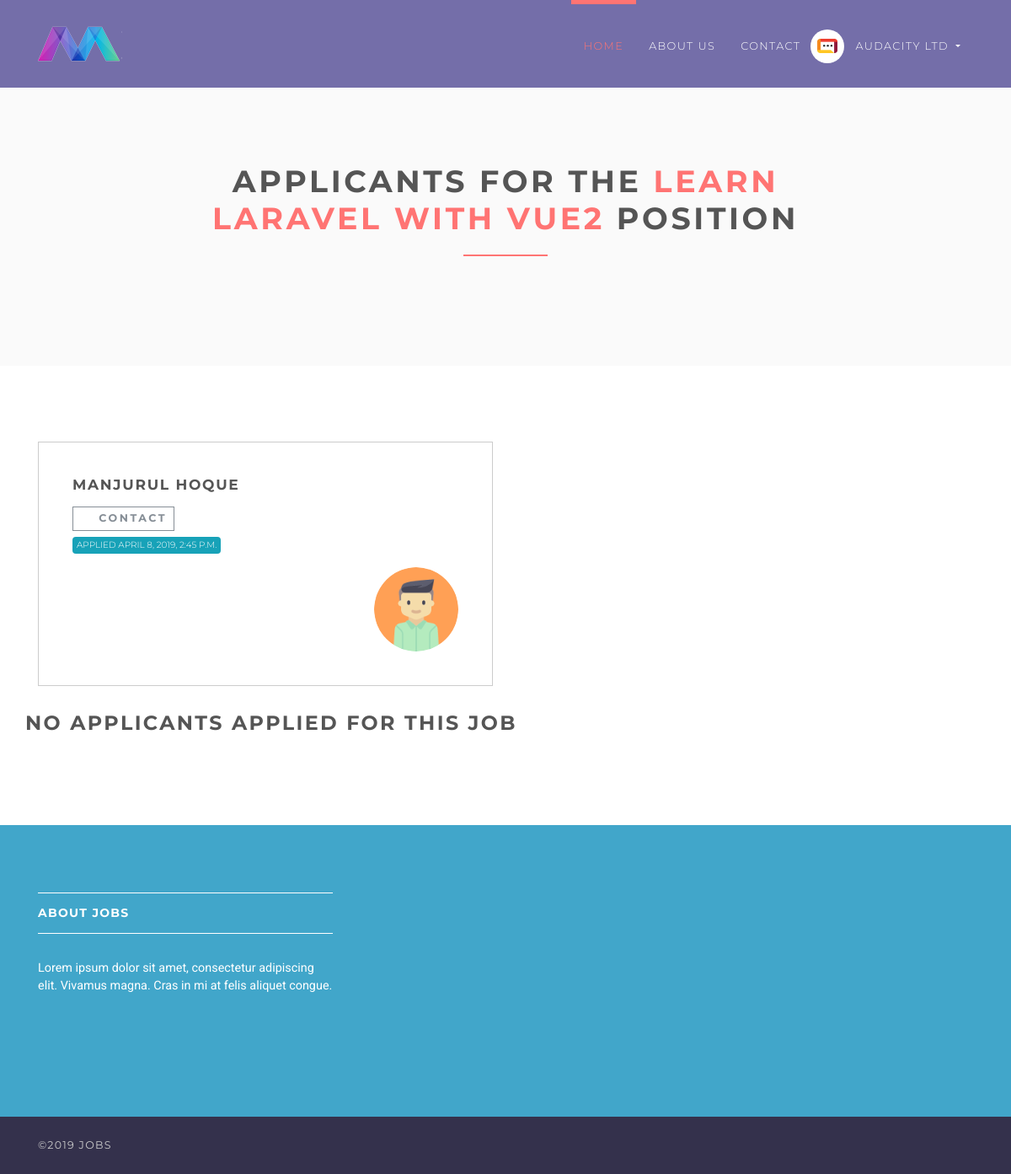
The page /employer/dashboard/applicants/1 (signed in) on the database its author committed.
### accounts/models.py (models this page shows, shortened)
class User(AbstractUser):
    username = None
    role = models.CharField(max_length=12, error_messages={
        'required': "Role must be provided"
    })
    gender = models.CharField(max_length=10, blank=True, null=True, default="")
    email = models.EmailField(unique=True, blank=False,
                              error_messages={
                                  'unique': "A user with that email already exists.",
                              })
    USERNAME_FIELD = "email"
    REQUIRED_FIELDS = []
    objects = UserManager()

### jobsapp/models.py (models this page shows, shortened)
class Job(models.Model):
    user = models.ForeignKey(User, on_delete=models.CASCADE)
    title = models.CharField(max_length=300)
    description = models.TextField()
    location = models.CharField(max_length=150)
    type = models.CharField(choices=JOB_TYPE, max_length=10)
    category = models.CharField(max_length=100)
    last_date = models.DateTimeField()
    company_name = models.CharField(max_length=100)
    company_description = models.CharField(max_length=300)
    website = models.CharField(max_length=100, default="")
    created_at = models.DateTimeField(default=timezone.now)
    filled = models.BooleanField(default=False)
    salary = models.IntegerField(default=0, blank=True)

class Applicant(models.Model):
    user = models.ForeignKey(User, on_delete=models.CASCADE)
    job = models.ForeignKey(Job, on_delete=models.CASCADE, related_name='applicants')
    created_at = models.DateTimeField(default=timezone.now)

### jobsapp/views/employer.py (the view)
# urls.py: path('applicants/<int:job_id>', ApplicantPerJobView.as_view(), name='employer-dashboard-applicants'),
class ApplicantPerJobView(ListView):
    model = Applicant
    template_name = 'jobs/employer/applicants.html'
    context_object_name = 'applicants'
    paginate_by = 1
    @method_decorator(login_required(login_url=reverse_lazy('accounts:login')))
    @method_decorator(user_is_employer)
    def dispatch(self, request, *args, **kwargs):
        return super().dispatch(self.request, *args, **kwargs)
    def get_queryset(self):
        return Applicant.objects.filter(job_id=self.kwargs['job_id']).order_by('id')
    def get_context_data(self, **kwargs):
        context = super().get_context_data(**kwargs)
        context['job'] = Job.objects.get(id=self.kwargs['job_id'])
        return context

### templates/jobs/employer/applicants.html (shortened to what this page needs)
{% extends 'base.html' %}
{% load static %}
{% block content %}
    <section class="bg-light-gray">
        <div class="container">
            <div class="row">
                <div class="col-lg-8 mx-auto">
                    <h1 class="heading">Applicants for the <span class="accent">{{ job.title }}</span> position</h1>
                </div>
            </div>
        </div>
    </section>
    <section>
        <div class="container">
            <div class="row">
                {% for applicant in applicants %}
                    <div class="col-lg-6">
                        <div class="box applicant">
                            <h4>{{ applicant.user.get_full_name }}</h4>
                            <a href="#" data-toggle="modal" data-target="#contact-modal"
                               class="btn btn-outline-white-secondary btn-sm">
                                <i class="fa fa-envelope"></i>Contact
                            </a>
                            <p>
                                <span class="badge badge-info">Applied {{ applicant.created_at.astimezone }}</span>
                            </p>
                            <div class="d-flex justify-content-between">
                                <p class="intro"></p>
                                <div class="image">
                                    <img src="{% static 'img/avatar.png' %}" alt=""
                                         class="img-fluid rounded-circle">
                                </div>
                            </div>
                        </div>
                    </div>
                {% endfor %}
                {% if is_paginated %}
                    <div class="row">
                        <div class="col-md-12">
                            <nav aria-label="Page navigation example" class="d-flex justify-content-center mt-4 mb-4">
                                <ul class="pagination">
                                    {% if page_obj.has_previous %}
                                        <li class="page-item">
                                            <a href="?page={{ page_obj.previous_page_number }}"
                                               class="page-link">&laquo;</a>
                                        </li>
                                    {% else %}
                                        <li class="page-item disabled">
                                            <a class="page-link">&laquo;</a>
                                        </li>
                                    {% endif %}
                                    {% for i in page_obj.paginator.page_range %}
                                        {% if page_obj.number == i %}
                                            <li class="page-item active">
                                                <a class="page-link">{{ i }}</a>
                                            </li>
                                        {% else %}
                                            <li class="page-item">
                                                <a href="?page={{ i }}" class="page-link">{{ i }}</a>
                                            </li>
                                        {% endif %}
                                    {% endfor %}
                                    {% if page_obj.has_next %}
                                        <li class="page-item">
                                            <a href="?page={{ page_obj.next_page_number }}"
                                               class="page-link">&raquo;</a>
                                        </li>
                                    {% else %}
                                        <li class="page-item disabled">
                                            <a class="page-link">&raquo;</a>
                                        </li>
                                    {% endif %}
                                </ul>
                            </nav>
                        </div>
                    </div>
                {% else %}
                    <h3>No Applicants Applied For This Job</h3>
                {% endif %}
            </div>
        </div>
    </section>
{% endblock %}

### templates/base.html (shortened to what this page needs)
{% load static %}
<!DOCTYPE html>
<html>
<head>
    <link rel="stylesheet"
          href="{% static 'vendor/bootstrap/css/bootstrap.min.css' %}">
    <link rel="stylesheet"
          href="{% static 'vendor/font-awesome/css/font-awesome.min.css' %}">
    <link rel="stylesheet"
          href="{% static 'vendor/owl.carousel/assets/owl.carousel.css' %}">
    <link rel="stylesheet"
          href="{% static 'vendor/owl.carousel/assets/owl.theme.default.css' %}">
    <link rel="stylesheet" href="{% static 'css/style.default.css' %}"
          id="theme-stylesheet">
    <link rel="stylesheet" href="{% static 'css/custom.css' %}">
</head>
<body>
<header class="header">
    <nav class="navbar navbar-expand-lg">
        <div class="container">
            <a href="/" class="navbar-brand">
                <img src="{% static 'img/logo-small.png' %}" alt="logo" class="d-none d-lg-block">
            </a>
            <div id="navbarSupportedContent" class="collapse navbar-collapse">
                <ul class="navbar-nav ml-auto">
                    <li class="nav-item active">
                        <a href="/" class="nav-link">Home <span class="sr-only">(current)</span></a>
                    </li>
                    <li class="nav-item">
                        <a href="#" class="nav-link">About Us</a>
                    </li>
                    <li class="nav-item">
                        <a href="#" class="nav-link">Contact</a>
                    </li>
                    {% if request.user.is_authenticated and request.user.role == 'employer' %}
                        <li class="nav-item dropdown">
                            <a id="clientZone" href="#" data-toggle="dropdown"
                               aria-haspopup="true" aria-expanded="false"
                               class="nav-link dropdown-toggle has-img mb-3 mb-lg-0 mt-3 mt-lg-0">
                                <div class="client-menu-image">
                                    <div class="inner">
                                        <img src="{% static 'img/company-1.png' %}"
                                             alt="company image"
                                             class="img-fluid">
                                    </div>
                                </div>
                                {% if request.user.role == 'employee' %}
                                    {{ request.user.first_name }} {{ request.user.last_name }}
                                {% else %}
                                    {{ request.user.first_name }}
                                {% endif %}
                            </a>
                        </li>
                    {% endif %}
                </ul>
            </div>
        </div>
    </nav>
</header>
<div>
    {% block content %} {% endblock %}
</div>
<footer class="footer">
    <div class="footer__block">
        <div class="container">
            <div class="row">
                <div class="col-lg-4 col-md-12 mb-5">
                    <h4 class="h5">About Jobs</h4>
                    <p> Lorem ipsum dolor sit amet, consectetur adipiscing elit. Vivamus magna. Cras in mi at felis
                        aliquet congue. </p>
                </div>
            </div>
        </div>
    </div>
    <div class="footer__copyright">
        <div class="container">
            <div class="row">
                <div class="col-md-6 text-md-left text-center">
                    <p>&copy;2019 Jobs</p>
                </div>
            </div>
        </div>
    </div>
</footer>
</body>
</html>

### rows shown on the page
User: user.first_name "AUDACITY LTD"
Job: title "LEARN LARAVEL WITH VUE2"
Applicant: user.get_full_name "MANJURUL HOQUE", created_at.astimezone "APRIL 8, 2019, 2:45 P.M."
